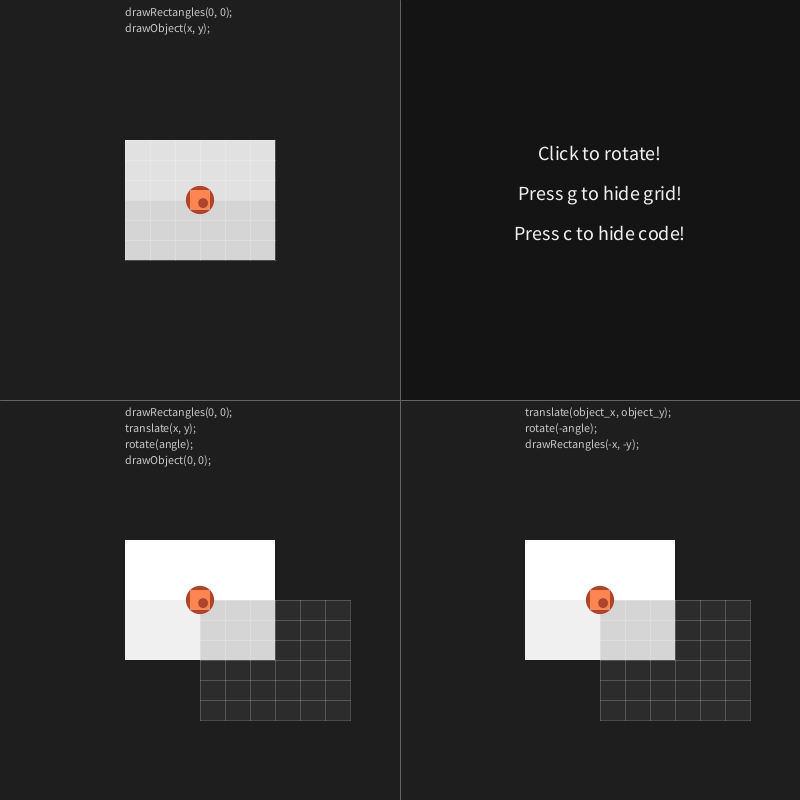
Frame 1 (no input)
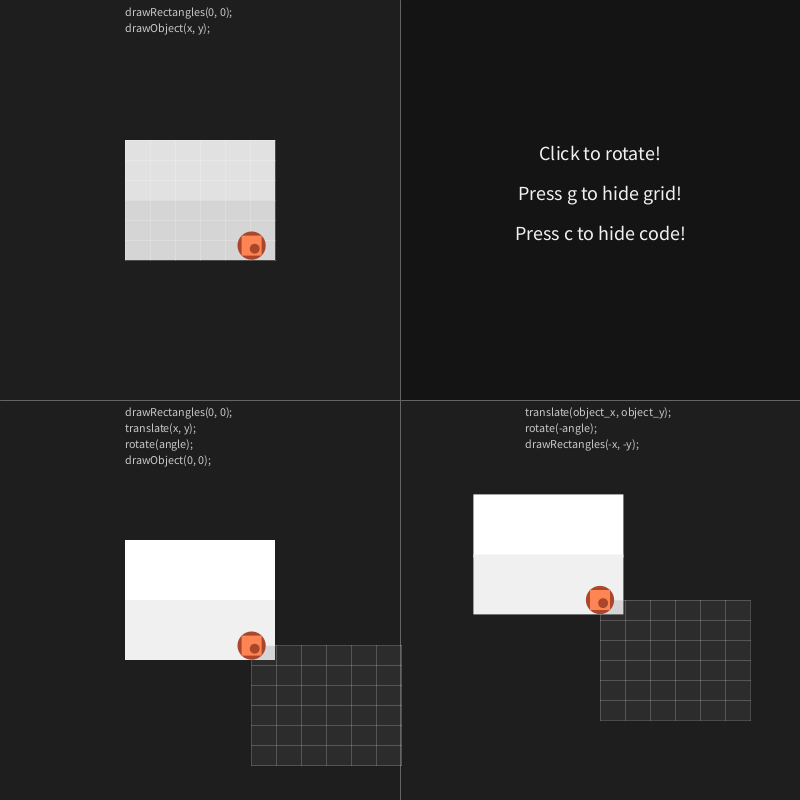
Frame 60 (the mouse pressed at the canvas centre just before this capture)
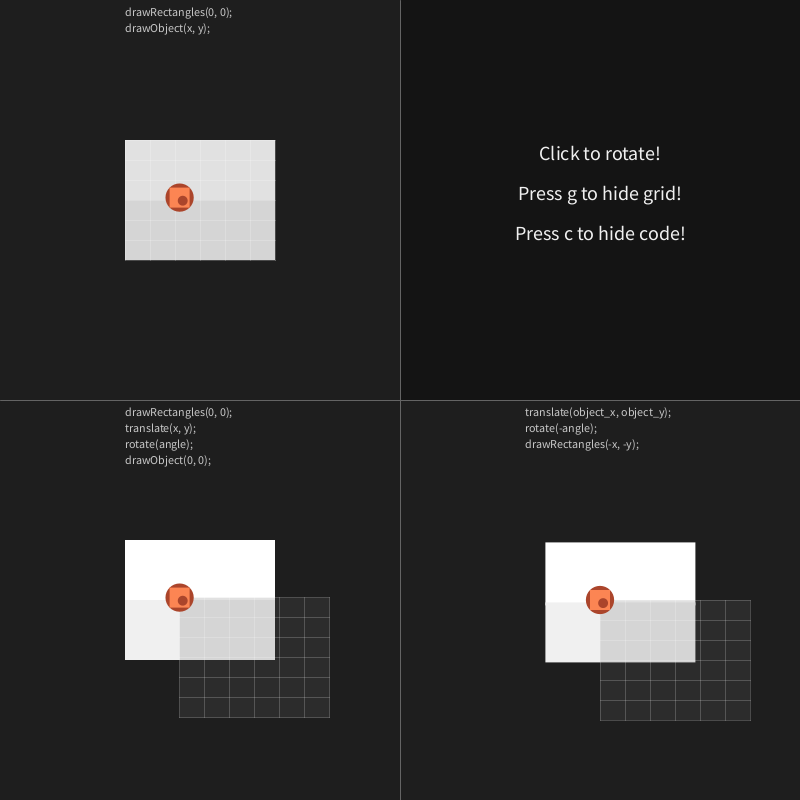
Frame 120 (the mouse held since frame 60 and released just before this capture)

The Processing sketch that drew these frames (run headless with seeded random() and noise(); from frame 60 on, the mouse is pressed at the canvas centre):

// Processing sketch: processing_182965
// ── processing_182965.pde

float rectWidth = 150, rectHeight = 120;
float x, y, vx, vy, angle = 0; 
float side = 20;
float radius;
boolean rot = false;
boolean showGrid = true;
boolean showCode = true;
PVector[] rectPosition;

void setup() {
  size(800, 800);
  ellipseMode(RADIUS);
  noStroke();
  radius = sqrt(2*side*side)/2;
  rectPosition = new PVector[3];
  rectPosition[0] = new PVector(width/4 - rectWidth/2, height/4 - rectHeight/2);
  rectPosition[1] = new PVector(width/4 - rectWidth/2, 3*height/4 - rectHeight/2);
  rectPosition[2] = new PVector(3*width/4 - rectWidth/2, 3*height/4 - rectHeight/2);
  x = rectPosition[0].x + rectWidth/2;
  y = rectPosition[0].y + rectHeight/2;
  vx = 1.2;
  vy = 0.8;
}

void draw() {
  background(30);

  fill(20);
  rect(width/2, 0, width, height/2);
  fill(240);
  textSize(20);
  textAlign(CENTER);
  text("Click to "+ (rot?"stop rotation!":"rotate!"), 0.75*width, 0.2*height);
  text("Press g to "+ (showGrid?"hide grid!":"show grid!"), 0.75*width, 0.25*height);
  text("Press c to "+ (showCode?"hide code!":"show code!"), 0.75*width, 0.3*height);
  
  stroke(100);
  line(width/2, 0, width/2, height);
  line(0, height/2, width, height/2);
  noStroke();

  showCodeText();

  for (int i = 0; i < 2; i++) {
    drawRectangles(rectPosition[i].x, rectPosition[i].y);
  }

  drawGrid(rectPosition[0].x, rectPosition[0].y);
  drawObject(x, y);

  float dx = x-rectPosition[0].x;
  float dy = y-rectPosition[0].y;

  pushMatrix();
  translate(rectPosition[1].x+dx, rectPosition[1].y+dy);
  rotate(angle);
  drawGrid(0, 0);
  drawObject(0, 0);
  popMatrix();

  float object_x = rectPosition[2].x + rectWidth/2;
  float object_y = rectPosition[2].y + rectHeight/2;
  pushMatrix();
  translate(object_x, object_y);
  rotate(-angle);
  drawRectangles(-dx, -dy);
  drawGrid(0, 0);
  popMatrix();
  drawObject(object_x, object_y);

  if (rot) {
    angle += 0.03;
  }
  if (x - radius < rectPosition[0].x || x + radius > rectPosition[0].x + rectWidth) {
    vx *= -1;
  }
  if (y - radius < rectPosition[0].y || y + radius > rectPosition[0].y + rectHeight) {
    vy *= -1;
  }
  x += vx;
  y += vy;
}

void mouseClicked() {
  rot = !rot;
}

void keyPressed() {
  if (key == 'g') {
    showGrid = !showGrid;
  } else if (key == 'c') {
    showCode = !showCode;
  }
}

void drawRectangles(float rx, float ry) {
  fill(255);
  rect(rx, ry, rectWidth, rectHeight/2 + 3);
  fill(240);
  rect(rx, ry + rectHeight/2, rectWidth, rectHeight/2);
} 

void drawObject(float ox, float oy) {
  fill(171, 69, 43);
  ellipse(ox, oy, radius, radius);
  fill(252, 133, 83);
  rect(ox-side/2, oy-side/2, side, side);
  fill(171, 69, 43);
  ellipse(ox+0.22*radius, oy+0.22*radius, 0.35*radius, 0.35*radius);
} 

void drawGrid(float gx, float gy) {
  if (showGrid) {
    fill(100, 50);
    rect(gx, gy, rectWidth, rectHeight);
    stroke(255, 50);
    int n = 6;
    for (int i = 0; i<n+1; i++) {
      line(gx, gy + i*(rectHeight/n), gx + rectWidth, gy + i*(rectHeight/n));
      line(gx + i*(rectWidth/n), gy, gx + i*(rectWidth/n), gy + rectHeight);
    }
    noStroke();
  }
} 

void showCodeText() {
  if (showCode) {
    textSize(12);
    textAlign(LEFT);
    fill(200);
    text("drawRectangles(0, 0);", rectPosition[0].x, 0.02*height);
    text("drawObject(x, y);", rectPosition[0].x, 0.04*height);

    text("drawRectangles(0, 0);", rectPosition[1].x, 0.02*height + height/2);
    text("translate(x, y);", rectPosition[1].x, 0.04*height + height/2);
    text("rotate(angle);", rectPosition[1].x, 0.06*height + height/2);
    text("drawObject(0, 0);", rectPosition[1].x, 0.08*height + height/2);


    text("translate(object_x, object_y);", rectPosition[2].x, 0.02*height + height/2);
    text("rotate(-angle);", rectPosition[2].x, 0.04*height + height/2);
    text("drawRectangles(-x, -y);", rectPosition[2].x, 0.06*height + height/2);
  }
}
